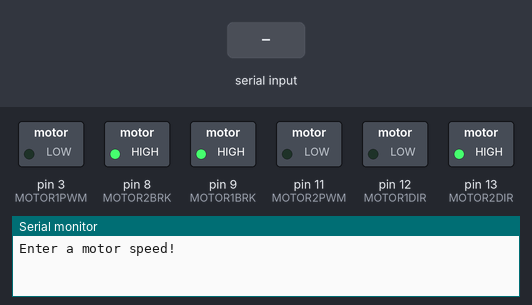
This sketch was run on a simulated Arduino Uno, built with avr-gcc and run on an emulated ATmega328P. On the bench: switched loads named in the sketch (green lamp = pin HIGH), the last lines printed to the serial monitor. Inputs (shaded band) come from the test bench.

Above: at 1.2 s.
1.3 s: "90,45\n" received over Serial
3.8 s: "30,150\n" received over Serial
At 5.5 s:
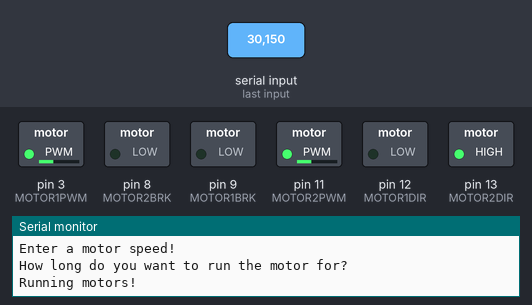
Timing chart, 0 to 36.3 s (numbered marks = the images above; inputs shaded):
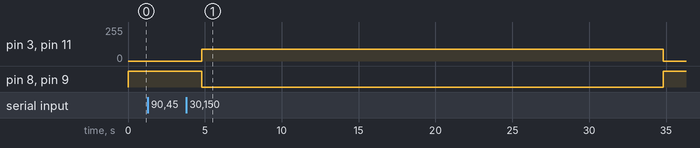

Measured:
- after the input at 3.8 s, pin 3 (MOTOR1PWM), pin 11 (MOTOR2PWM): 0/255 → 90/255 after 1.0 s, → 0/255 30.0 s later; pin 8 (MOTOR2BRK), pin 9 (MOTOR1BRK): HIGH → LOW after 1.0 s, → HIGH 30.0 s later

The sketch:

lab5.ino
```cpp
int motorSpeed;
unsigned long endTime;
int receivedInput = 0;
// 0 if waiting for first input,
// 1 if wating for second input,
// 2 if running motors

unsigned long startTime;

#define MOTOR1PWM 3
#define MOTOR1DIR 12
#define MOTOR1BRK 9


#define MOTOR2PWM 11
#define MOTOR2DIR 13
#define MOTOR2BRK 8


void setup() {
  Serial.begin(9600);

  // Set pins
  pinMode(MOTOR1PWM, OUTPUT);
  pinMode(MOTOR2PWM, OUTPUT);
  pinMode(MOTOR1DIR, OUTPUT);
  pinMode(MOTOR2DIR, OUTPUT);
  pinMode(MOTOR1BRK, OUTPUT);
  pinMode(MOTOR2BRK, OUTPUT);


  digitalWrite(MOTOR1DIR, LOW);
  digitalWrite(MOTOR2DIR, HIGH);
  digitalWrite(MOTOR1BRK, HIGH);
  digitalWrite(MOTOR2BRK, HIGH);
  digitalWrite(MOTOR1PWM, 0);
  digitalWrite(MOTOR2PWM, 0);


  Serial.println("Enter a motor speed!");
}


void loop() {
  if (receivedInput == 0) { // Waiting for first input from user
    if (Serial.available() > 0) {
      int input = (Serial.readString()).toInt();

      if (input < 0 || input > 255) Serial.println("Enter a valid integer between 0 and 255.");
      else {
        motorSpeed = input;
        receivedInput = 1;
        Serial.println("How long do you want to run the motor for?");
      }


    }
  } else if (receivedInput == 1) { // Waiting for second input
    if (Serial.available() > 0) {
      int input = (Serial.readString()).toInt();

      if (input < 1 || input > 30) Serial.println("Enter a valid integer between 1 and 30.");
      else {
        receivedInput = 2;
        Serial.println("Running motors!");

        digitalWrite(MOTOR1BRK, LOW);
        digitalWrite(MOTOR2BRK, LOW);

        analogWrite(MOTOR1PWM, motorSpeed);
        analogWrite(MOTOR2PWM, motorSpeed);

        endTime = millis() + input * 1000;
      }
    }
  } else { // Run motors
    if (millis() > endTime) { // Motors have been running for specified amount of time
      receivedInput = 0;
      Serial.println("Enter a motor speed!");

      analogWrite(MOTOR1PWM, 0);
      analogWrite(MOTOR2PWM, 0);

      digitalWrite(MOTOR1BRK, HIGH);
      digitalWrite(MOTOR2BRK, HIGH);
    }
  }
}
```
